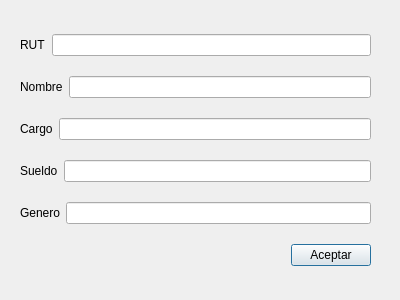
<?xml version="1.0" encoding="UTF-8"?>
<ui version="4.0">
 <class>Dialog</class>
 <widget class="QDialog" name="Dialog">
  <property name="geometry">
   <rect>
    <x>0</x>
    <y>0</y>
    <width>400</width>
    <height>300</height>
   </rect>
  </property>
  <property name="windowTitle">
   <string>Dialog</string>
  </property>
  <widget class="QWidget" name="verticalLayoutWidget">
   <property name="geometry">
    <rect>
     <x>20</x>
     <y>20</y>
     <width>351</width>
     <height>261</height>
    </rect>
   </property>
   <layout class="QVBoxLayout" name="verticalLayout">
    <item>
     <layout class="QHBoxLayout" name="horizontalLayout">
      <item>
       <widget class="QLabel" name="rutlabel">
        <property name="text">
         <string>RUT</string>
        </property>
       </widget>
      </item>
      <item>
       <widget class="QLineEdit" name="rut"/>
      </item>
     </layout>
    </item>
    <item>
     <layout class="QHBoxLayout" name="horizontalLayout_2">
      <item>
       <widget class="QLabel" name="nombrelabel">
        <property name="text">
         <string>Nombre</string>
        </property>
       </widget>
      </item>
      <item>
       <widget class="QLineEdit" name="nombre"/>
      </item>
     </layout>
    </item>
    <item>
     <layout class="QHBoxLayout" name="horizontalLayout_3">
      <item>
       <widget class="QLabel" name="cargolabel">
        <property name="text">
         <string>Cargo</string>
        </property>
       </widget>
      </item>
      <item>
       <widget class="QLineEdit" name="cargo"/>
      </item>
     </layout>
    </item>
    <item>
     <layout class="QHBoxLayout" name="horizontalLayout_4">
      <item>
       <widget class="QLabel" name="sueldolabel">
        <property name="text">
         <string>Sueldo</string>
        </property>
       </widget>
      </item>
      <item>
       <widget class="QLineEdit" name="sueldo"/>
      </item>
     </layout>
    </item>
    <item>
     <layout class="QHBoxLayout" name="horizontalLayout_5">
      <item>
       <widget class="QLabel" name="generolabel">
        <property name="text">
         <string>Genero</string>
        </property>
       </widget>
      </item>
      <item>
       <widget class="QLineEdit" name="genero"/>
      </item>
     </layout>
    </item>
    <item>
     <layout class="QHBoxLayout" name="horizontalLayout_6">
      <item>
       <spacer name="horizontalSpacer">
        <property name="orientation">
         <enum>Qt::Horizontal</enum>
        </property>
        <property name="sizeHint" stdset="0">
         <size>
          <width>40</width>
          <height>20</height>
         </size>
        </property>
       </spacer>
      </item>
      <item>
       <widget class="QPushButton" name="pushButton">
        <property name="text">
         <string>Aceptar</string>
        </property>
       </widget>
      </item>
     </layout>
    </item>
   </layout>
  </widget>
 </widget>
 <resources/>
 <connections/>
</ui>
